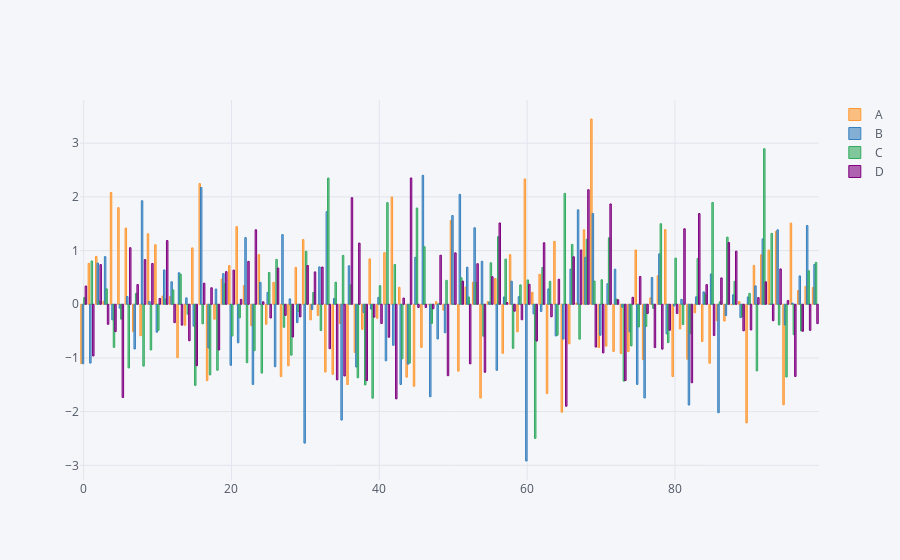

Notebook cell for this chart:
### Code cell
# We can create aggregate functions for our plots. 
# If I had to create a plot for the whole df, it would show a bunch of bars 
# which dont make sense. 

df.iplot(kind='bar')
